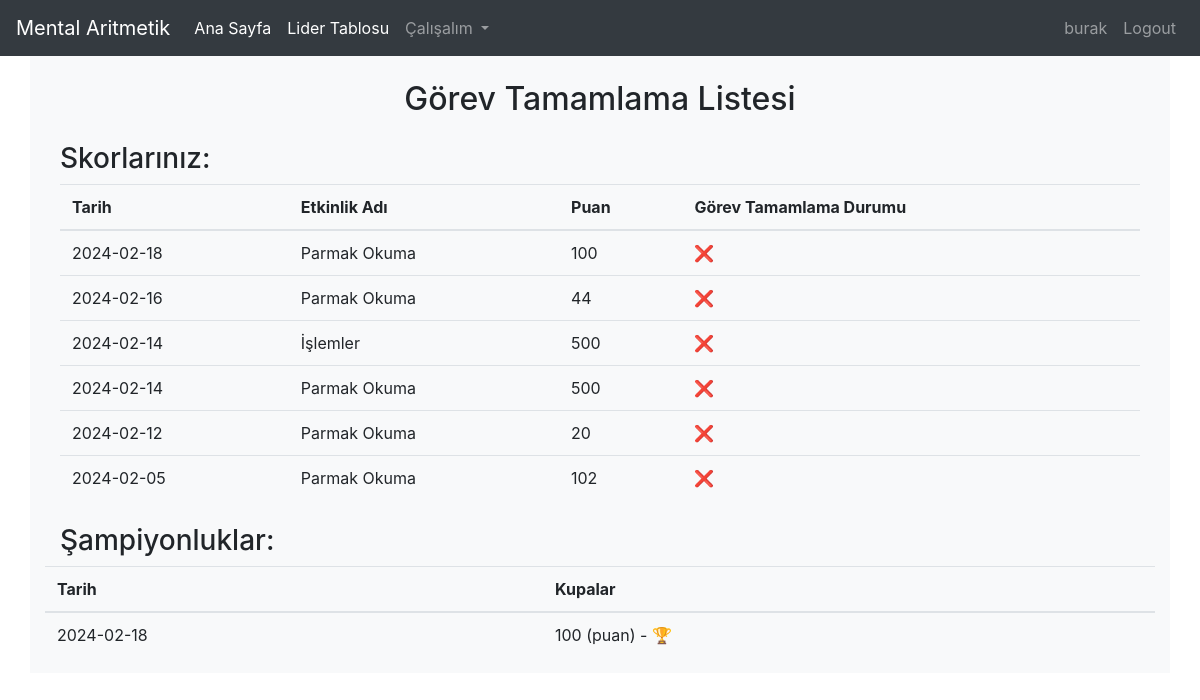
Page /profile.php (signed in) on the committed database.
### tables this page shows
CREATE TABLE "scores" (
	"id"	INTEGER,
	"userId"	INTEGER NOT NULL,
	"score"	INTEGER,
	"zaman_damgasi"	DATE,
	"pageName"	VARCHAR(255),
	PRIMARY KEY("id" AUTOINCREMENT),
	FOREIGN KEY("userId") REFERENCES "users"("id")
);

### profile.php (the view, shortened to what this page needs)
<?php
include 'navbar.php';
$databaseFile = 'database.db';
$db = new SQLite3($databaseFile);
if (isset($_SESSION['user']) && $_SESSION['userRole'] === 'teacher') {
    $isAdmin=$_SESSION['user']=="admin" ? "":" WHERE users.teacher = :teacherName";
    $query = "SELECT users.id AS userId, users.username AS userUsername, scores.score, scores.zaman_damgasi, scores.pageName
    FROM users
    LEFT JOIN scores ON users.id = scores.userId "
    .$isAdmin.
    " ORDER BY users.id, scores.zaman_damgasi DESC";
 $resultStmt = $db->prepare($query);
$resultStmt->bindValue(':teacherName', $_SESSION['user'], SQLITE3_TEXT);
$result = $resultStmt->execute();
    $userScores = array();
    while ($row = $result->fetchArray(SQLITE3_ASSOC)) {
        $userScores[$row['userId']][] = array(
            'username' => $row['userUsername'],
            'score' => $row['score'],
            'zaman_damgasi' => $row['zaman_damgasi'],
            'pageName' => $row['pageName']
        );
    }
    $championshipQuery = "SELECT zaman_damgasi, userId, MAX(sum_score) as max_score
                          FROM (
                              SELECT zaman_damgasi, userId, SUM(score) as sum_score
                              FROM scores
                              GROUP BY zaman_damgasi, userId
                          ) AS daily_scores
                          GROUP BY zaman_damgasi";
    $championshipResult = $db->query($championshipQuery);
    $championshipData = array();
    while ($championshipRow = $championshipResult->fetchArray(SQLITE3_ASSOC)) {
        $championshipData[$championshipRow['zaman_damgasi']][$championshipRow['userId']] = array(
            'max_score' => $championshipRow['max_score']
        );
    }
} else {
    $userId = $_SESSION['userId'];
    $username = $_SESSION['user'];
    $query = "SELECT score, zaman_damgasi, pageName
              FROM scores
              WHERE userId = :userId
              ORDER BY zaman_damgasi DESC";
    $statement = $db->prepare($query);
    $statement->bindValue(':userId', $userId, SQLITE3_INTEGER);
    $result = $statement->execute();
    $userScores = array();
    while ($row = $result->fetchArray(SQLITE3_ASSOC)) {
        $userScores[] = array(
            'username' => $username,
            'score' => $row['score'],
            'zaman_damgasi' => $row['zaman_damgasi'],
            'pageName' => $row['pageName']
        );
    }
    $championshipQuery = "SELECT zaman_damgasi, userId, MAX(sum_score) as max_score
                          FROM (
                              SELECT zaman_damgasi, userId, SUM(score) as sum_score
                              FROM scores
                              GROUP BY zaman_damgasi, userId
                          ) AS daily_scores
                          GROUP BY zaman_damgasi
                          having userId = :userId";
    $statement = $db->prepare($championshipQuery);
    $statement->bindValue(':userId', $userId, SQLITE3_INTEGER);
    $championshipResult = $statement->execute();
    $championshipData = array();
    while ($championshipRow = $championshipResult->fetchArray(SQLITE3_ASSOC)) {
        $championshipData[$championshipRow['zaman_damgasi']][$championshipRow['userId']] = array(
            'max_score' => $championshipRow['max_score']
        );
    }
}
?>
<!DOCTYPE html>
<html lang="en">
<head>
    <link rel="stylesheet" href="https://cdn.jsdelivr.net/npm/bootstrap@4.5.3/dist/css/bootstrap.min.css">
</head>
<body>
    <div class="container bg-light">
        <div class="row">
            <div class="col-sm-12 mt-4">
                <h2 style="text-align:center">Görev Tamamlama Listesi</h2>
                <?php
                if (isset($_SESSION['user']) && $_SESSION['userRole'] == 'student') {
                    echo "<div class='container mt-4'>";
                    echo "<h3>Skorlarınız:</h3>";
                    echo "<table class='table'>";
                    echo "<thead><tr><th>Tarih</th><th>Etkinlik Adı</th><th>Puan</th><th>Görev Tamamlama Durumu</th></tr></thead>";
                    echo "<tbody>";
                    foreach ($userScores as $scoreRow) {
                        echo "<tr>";
                        echo "<td>{$scoreRow['zaman_damgasi']}</td>";
                        echo "<td>";
                        if ($scoreRow['pageName'] == 'finger-read.php') {
                            echo "Parmak Okuma";
                        } elseif ($scoreRow['pageName'] == 'levels.php') {
                            echo "İşlemler";
                        } else {
                            echo $scoreRow['pageName'];
                        }
                        echo "</td>";
                        echo "<td>{$scoreRow['score']}</td>";
                        echo "<td>" . ($scoreRow['score'] >= 1000 ? '✔️' : '❌') . "</td>";
                        echo "</tr>";
                    }
                    echo "</tbody></table></div>";
    echo "<tbody><table><div>";
echo "<div class='container mt-4'>";
echo "<h3>Şampiyonluklar:</h3>";
echo "<table class='table'>";
echo "<thead><tr><th>Tarih</th><th>Kupalar</th></tr></thead>";
echo "<tbody>";
foreach ($championshipData as $zaman_damgasi => $userData) {
    echo "<tr>";
    echo "<td>{$zaman_damgasi}</td>";
    if (isset($userData[$userId])) {
        echo "<td>{$userData[$userId]['max_score']} (puan) - 🏆</td>";
    } else {
        echo "<td>No Data</td>";
    }
    echo "</tr>";
}
echo "</tbody></table></div>";
                }
                ?>
            </div>
        </div>
    </div>
</body>
</html>

### rows in the picture
scores: zaman_damgasi "2024-02-18", pageName "Parmak Okuma", score "100"
scores: zaman_damgasi "2024-02-16", pageName "Parmak Okuma", score "44"
scores: zaman_damgasi "2024-02-14", pageName "İşlemler", score "500"
scores: zaman_damgasi "2024-02-14", pageName "Parmak Okuma", score "500"
scores: zaman_damgasi "2024-02-12", pageName "Parmak Okuma", score "20"
scores: zaman_damgasi "2024-02-05", pageName "Parmak Okuma", score "102"

### other values in the picture
$username "burak"
$zaman_damgasi "2024-02-18"
$userData[$userId]['max_score'] "100"
